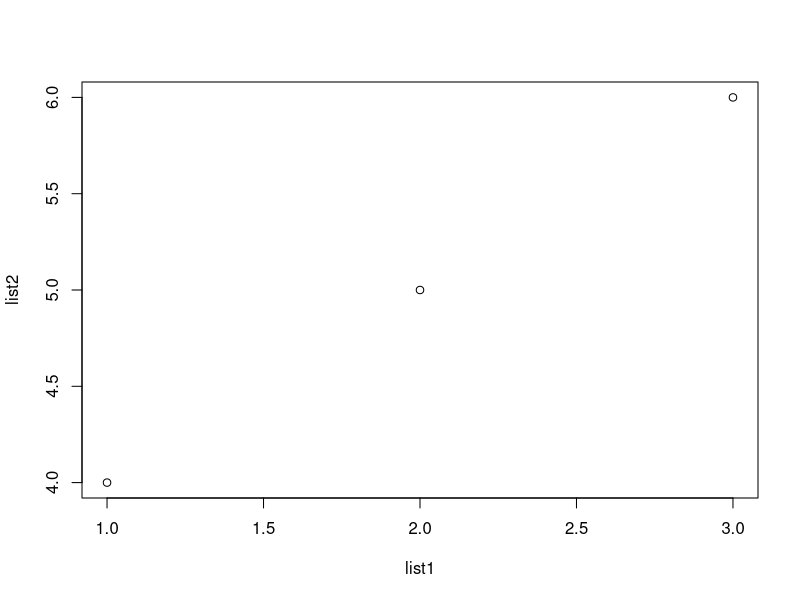

Source code (R):
## ---- chunk 1
#Create 2 lists of numbers
list1 = c(1,2,3)
list2 = c(4,5,6)

#Plot list1 vs. list2
plot(x=list1, y=list2)
